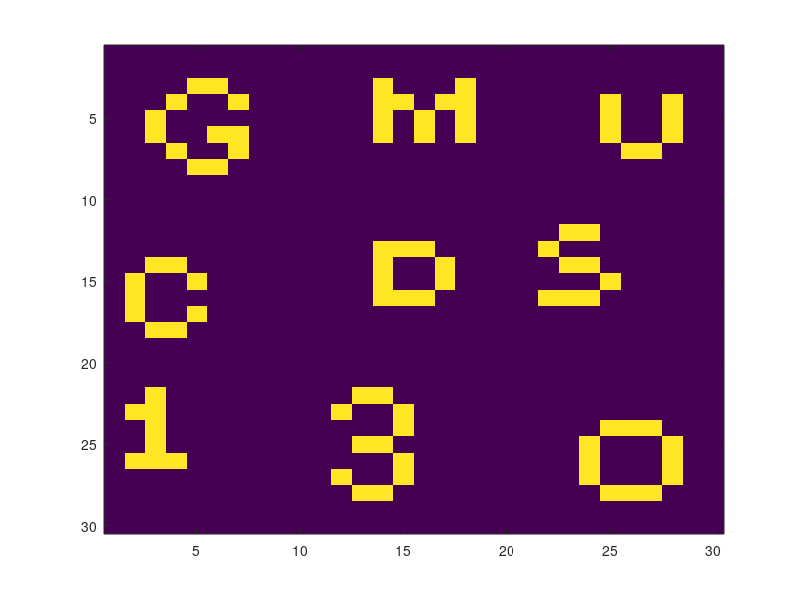

This chart was generated by the following MATLAB code:
% Venus Onyango
% April 12 2024
% Week11C
% This assignment is going to do a pattern search
clear;clc
A	=	[	0	0	0	0	0	0	0	0	0	0	0	0	0	0	0	0	0	0	0	0	0	0	0	0	0	0	0	0	0	0	;  
0	0	0	0	0	0	0	0	0	0	0	0	0	0	0	0	0	0	0	0	0	0	0	0	0	0	0	0	0	0	;  
0	0	0	0	1	1	0	0	0	0	0	0	0	1	0	0	0	1	0	0	0	0	0	0	0	0	0	0	0	0	;  
0	0	0	1	0	0	1	0	0	0	0	0	0	1	1	0	1	1	0	0	0	0	0	0	1	0	0	1	0	0	;  
0	0	1	0	0	0	0	0	0	0	0	0	0	1	0	1	0	1	0	0	0	0	0	0	1	0	0	1	0	0	;  
0	0	1	0	0	1	1	0	0	0	0	0	0	1	0	1	0	1	0	0	0	0	0	0	1	0	0	1	0	0	;  
0	0	0	1	0	0	1	0	0	0	0	0	0	0	0	0	0	0	0	0	0	0	0	0	0	1	1	0	0	0	;  
0	0	0	0	1	1	0	0	0	0	0	0	0	0	0	0	0	0	0	0	0	0	0	0	0	0	0	0	0	0	;  
0	0	0	0	0	0	0	0	0	0	0	0	0	0	0	0	0	0	0	0	0	0	0	0	0	0	0	0	0	0	;  
0	0	0	0	0	0	0	0	0	0	0	0	0	0	0	0	0	0	0	0	0	0	0	0	0	0	0	0	0	0	;  
0	0	0	0	0	0	0	0	0	0	0	0	0	0	0	0	0	0	0	0	0	0	0	0	0	0	0	0	0	0	;  
0	0	0	0	0	0	0	0	0	0	0	0	0	0	0	0	0	0	0	0	0	0	1	1	0	0	0	0	0	0	;  
0	0	0	0	0	0	0	0	0	0	0	0	0	1	1	1	0	0	0	0	0	1	0	0	0	0	0	0	0	0	;  
0	0	1	1	0	0	0	0	0	0	0	0	0	1	0	0	1	0	0	0	0	0	1	1	0	0	0	0	0	0	;  
0	1	0	0	1	0	0	0	0	0	0	0	0	1	0	0	1	0	0	0	0	0	0	0	1	0	0	0	0	0	;  
0	1	0	0	0	0	0	0	0	0	0	0	0	1	1	1	0	0	0	0	0	1	1	1	0	0	0	0	0	0	;  
0	1	0	0	1	0	0	0	0	0	0	0	0	0	0	0	0	0	0	0	0	0	0	0	0	0	0	0	0	0	;  
0	0	1	1	0	0	0	0	0	0	0	0	0	0	0	0	0	0	0	0	0	0	0	0	0	0	0	0	0	0	;  
0	0	0	0	0	0	0	0	0	0	0	0	0	0	0	0	0	0	0	0	0	0	0	0	0	0	0	0	0	0	;  
0	0	0	0	0	0	0	0	0	0	0	0	0	0	0	0	0	0	0	0	0	0	0	0	0	0	0	0	0	0	;  
0	0	0	0	0	0	0	0	0	0	0	0	0	0	0	0	0	0	0	0	0	0	0	0	0	0	0	0	0	0	;  
0	0	1	0	0	0	0	0	0	0	0	0	1	1	0	0	0	0	0	0	0	0	0	0	0	0	0	0	0	0	;  
0	1	1	0	0	0	0	0	0	0	0	1	0	0	1	0	0	0	0	0	0	0	0	0	0	0	0	0	0	0	;  
0	0	1	0	0	0	0	0	0	0	0	0	0	0	1	0	0	0	0	0	0	0	0	0	1	1	1	0	0	0	;  
0	0	1	0	0	0	0	0	0	0	0	0	1	1	0	0	0	0	0	0	0	0	0	1	0	0	0	1	0	0	;  
0	1	1	1	0	0	0	0	0	0	0	0	0	0	1	0	0	0	0	0	0	0	0	1	0	0	0	1	0	0	;  
0	0	0	0	0	0	0	0	0	0	0	1	0	0	1	0	0	0	0	0	0	0	0	1	0	0	0	1	0	0	;  
0	0	0	0	0	0	0	0	0	0	0	0	1	1	0	0	0	0	0	0	0	0	0	0	1	1	1	0	0	0	;  
0	0	0	0	0	0	0	0	0	0	0	0	0	0	0	0	0	0	0	0	0	0	0	0	0	0	0	0	0	0	;  
0	0	0	0	0	0	0	0	0	0	0	0	0	0	0	0	0	0	0	0	0	0	0	0	0	0	0	0	0	0	] ;

myColormap = [1, 1, 1;  
              0, 0, 0];
imagesc(A);
counter = 0;
[num_rows, num_cols] = size(A);
num_rows = num_rows - 2;
num_cols = num_cols - 2;
for row = 1:num_rows
    for col = 1:num_cols
        if A(row, col) == 1 && A(row, col + 1) == 1 && A(row, col + 2) == 1
            counter = counter + 1;
            fprintf('#%d: at (%d, %d)\n', counter, row, col);
        end
    end
end
counter